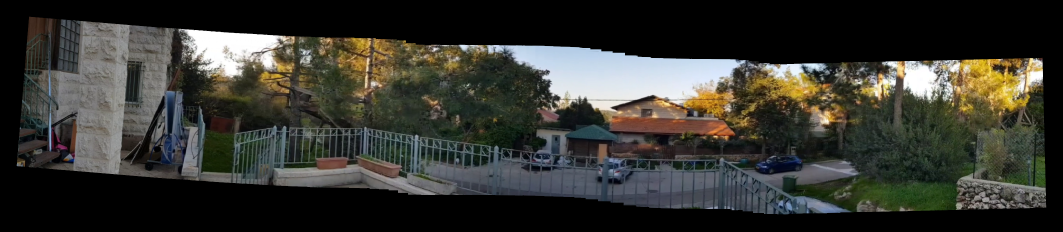
#> input picture assets/garden/original-panorama.png, 3189 x 696 px (shown at 1/3 size)
$ python export_sweep_video.py ../assets/garden/original-panorama.png --output out.png
#> lines starting #> are read from the running program, lines starting #| are printed output that depends on the picture
### src/video_mosaicing/pipeline.py
"""Motion-selected video -> locally rectified manifold panorama."""
from dataclasses import asdict, dataclass, field
from itertools import chain

import cv2
import numpy as np

from .geometry import project, render_rectified
from .registration import MotionError, RegistrationConfig, detect, estimate_features


@dataclass(frozen=True)
class MosaicConfig:
    registration: RegistrationConfig = field(default_factory=RegistrationConfig)
    alpha: float = .5
    min_step_px: float = 6.
    max_step_fraction: float = .15
    max_selected: int = 1500
    exposure: bool = False
    blend_width: int = 0
    active_area: tuple | None = None  # fractional left, top, right, bottom

    def __post_init__(self):
        if not 0 <= self.alpha <= 1: raise ValueError("alpha must be in [0,1]")
        if self.min_step_px < .5 or not 0 < self.max_step_fraction <= .5 or self.max_selected < 2:
            raise ValueError("Invalid motion-selection limits")
        if self.blend_width < 0 or self.blend_width > 16:
            raise ValueError("blend_width must be between 0 and 16 pixels")
        if self.active_area is not None:
            l,t,r,b = self.active_area
            if not (0<=l<r<=1 and 0<=t<b<=1): raise ValueError("Invalid fractional active area")


def active_bounds(shape,area=None):
    h,w = shape[:2]
    l,t,r,b = area or (0,0,1,1)
    return tuple(int(round(x)) for x in (l*w,t*h,r*w,b*h))


def crop_active(frame,area=None):
    l,t,r,b = active_bounds(frame.shape,area)
    return frame[t:b,l:r].copy() if area is not None else frame


def thumbnail_difference(a,b):
    x = cv2.resize(a,(64,48),interpolation=cv2.INTER_AREA).astype(float)
    y = cv2.resize(b,(64,48),interpolation=cv2.INTER_AREA).astype(float)
    return float(np.mean(np.abs(x-y)))


# [21 lines left out: functions orientation, orient, restore, not called in this run]


@dataclass
class PreparedScan:
    frames: list
    indices: list
    homographies: list
    direction: str
    orientation_matrix: np.ndarray
    evidence: dict


def prepare_scan(records,config=MosaicConfig()):
    """Consume (source_index, BGR frame) records without retaining the full video.

    Near-identical frames are discarded cheaply. Every useful candidate is
    registered against the last selected frame, so small motions accumulate
    until the requested spacing is reached. An unsupported gap stops the run;
    it is never silently bridged by a guessed transform.
    """
    iterator = iter(records)
    try: first_index,first = next(iterator)
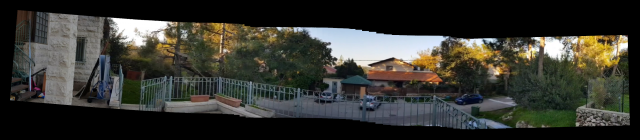
#> first: shape (140, 640, 3); mean B, G, R 48.7, 54.6, 54.5
#> first_index = 0
    except StopIteration: raise ValueError("No decodable frames") from None
    original_shape = first.shape
#> original_shape = (140, 640, 3)
    bounds = active_bounds(original_shape,config.active_area)
#> bounds = (0, 0, 640, 140)
    first = crop_active(first,config.active_area)
    shape = first.shape
#> shape = (140, 640, 3)
    if len(shape)!=3 or shape[2]!=3 or min(shape[:2])<32 or first.dtype!=np.uint8:
        raise ValueError("Expected uint8 BGR frames at least 32 pixels per side")
    def check(record):
        index,frame = record
        if frame.shape!=original_shape or frame.dtype!=np.uint8: raise ValueError("Frame shape or dtype changed within shot")
        return index,crop_active(frame,config.active_area)
    initial_features = detect(first,config.registration)
    if len(initial_features.xy) < config.registration.min_matches:
        raise MotionError("First frame has insufficient textured features",dict(source_index=int(first_index),features=len(initial_features.xy)))
    skipped, decoded = [],1
    direction = None
    for raw in iterator:
        index,frame = check(raw); decoded += 1
        if thumbnail_difference(first,frame)<.5:
            skipped.append(dict(source_index=int(index),reason="near_duplicate")); continue
        try:
            initial_h,initial_evidence = estimate_features(initial_features,detect(frame,config.registration),shape[:2],config.registration)
        except MotionError as error:
            error.evidence.update(source_indices=[int(first_index),int(index)])
            raise
        if np.linalg.norm(initial_evidence['center_displacement']) < .75:
            skipped.append(dict(source_index=int(index),reason="subpixel_motion")); continue
        direction,q = orientation(initial_h,shape[:2])
        second = (index,raw[1])
        break
    if direction is None: raise MotionError("No observable scan motion",dict(decoded_frames=decoded,skipped=skipped))
    selected = [orient(first,direction)]
    indices = [int(first_index)]
    previous_features = detect(selected[0],config.registration)
    homographies, pairs = [],[]
    last_record = None
    last_estimate = None
    pending = chain([second],iterator)
    for raw in pending:
        index,raw_frame = check(raw)
        if index != second[0]: decoded += 1
        frame = orient(raw_frame,direction)
        last_record = (index,frame)
        if thumbnail_difference(selected[-1],frame)<.5:
            skipped.append(dict(source_index=int(index),reason="near_duplicate")); last_estimate=None; continue
        features = detect(frame,config.registration)
        try: m,evidence = estimate_features(previous_features,features,frame.shape[:2],config.registration,
                                           strip_alpha=(1-config.alpha if direction in ("RL","BT") else config.alpha))
        except MotionError as error:
            error.evidence.update(source_indices=[indices[-1],int(index)])
            raise
        dx,dy = evidence['center_displacement']
        if dx > config.min_step_px:
            raise MotionError("Camera reversed direction; split the shot",dict(source_indices=[indices[-1],int(index)],center_displacement=[dx,dy]))
        if -dx > config.max_step_fraction*frame.shape[1]:
            raise MotionError("Motion gap is too wide; provide denser source frames",dict(source_indices=[indices[-1],int(index)],center_displacement=[dx,dy]))
        last_estimate = (m,evidence,features)
        if -dx < config.min_step_px:
            skipped.append(dict(source_index=int(index),reason="small_motion",displacement_px=float(-dx))); continue
        selected.append(frame); indices.append(int(index)); homographies.append(m)
        evidence.update(source_indices=[indices[-2],indices[-1]])
        pairs.append(evidence); previous_features=features; last_estimate=None
        if len(selected)>config.max_selected:
            raise MotionError("Selected-frame limit reached; split the shot",dict(max_selected=config.max_selected))
    if last_estimate is not None and last_record[0] != indices[-1]:
        m,evidence,_ = last_estimate
        if -evidence['center_displacement'][0] >= .75:
            selected.append(last_record[1]); indices.append(int(last_record[0])); homographies.append(m)
            evidence.update(source_indices=[indices[-2],indices[-1]])
            pairs.append(evidence)
            skipped = [s for s in skipped if s['source_index'] != indices[-1]]
    if len(selected)<2: raise MotionError("Scan displacement is too small",dict(decoded_frames=decoded))
    cropping = np.array([[1,0,-bounds[0]],[0,1,-bounds[1]],[0,0,1.]])
    return PreparedScan(selected,indices,homographies,direction,q@cropping,
                        dict(selected_source_indices=indices,decoded_frames=decoded,skipped=skipped,pairs=pairs,
                             input_frame_hw=list(original_shape[:2]),active_bounds=list(bounds),
                             registration_config=asdict(config.registration),selection_config=dict(min_step_px=config.min_step_px,max_step_fraction=config.max_step_fraction)))


# [57 lines left out: functions render_scan, _restore_result, render_scan_sweep, not called in this run]


def build_mosaic(records,config=MosaicConfig()):
    return render_scan(prepare_scan(records,config),config)


# [4 lines left out: function mosaic, not called in this run]

### src/video_mosaicing/registration.py
"""Robust, spatially checked motion with reserved correspondence evaluation."""
from dataclasses import dataclass

import cv2
import numpy as np

from .geometry import GeometryError, checked_homography, project, symmetric_pair


class MotionError(ValueError):
    def __init__(self, message, evidence=None):
        super().__init__(message)
        self.evidence = evidence or {}


@dataclass(frozen=True)
class RegistrationConfig:
    features: int = 2400
    ratio: float = .75
    ransac_px: float = 2.0
    min_matches: int = 24
    min_inliers: int = 15
    min_cells: int = 4
    min_span_x: float = .30
    min_span_y: float = .20
    max_median_px: float = 1.5
    min_validation_fraction: float = .50
    seed: int = 47
    model: str = "auto"

    def __post_init__(self):
        if self.model not in ("auto","rigid","similarity","affine","homography"):
            raise ValueError("Unknown registration model")
        if self.features < 32 or not 0 < self.ratio < 1 or self.min_matches < 12:
            raise ValueError("Invalid feature settings")


@dataclass
class Features:
    xy: np.ndarray
    descriptors: np.ndarray | None


def detect(frame, cfg=RegistrationConfig()):
    gray = cv2.cvtColor(frame,cv2.COLOR_BGR2GRAY) if frame.ndim == 3 else frame
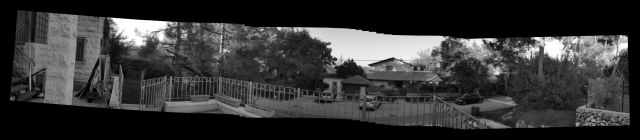
#> gray: shape (140, 640); min 0, max 255, mean 53.9
    sift = cv2.SIFT_create(nfeatures=cfg.features)
    keypoints, descriptors = sift.detectAndCompute(gray,None)
#> keypoints = 758 keypoints; strongest (x, y, size): (133, 31, 21.3), (622, 44, 9.7), (279, 28, 2.5), (354, 46, 29.1)
    xy = np.array([p.pt for p in keypoints],float).reshape(-1,2)
#> xy = 758 pairs, first value 13.1 to 630.4, second value 11.72 to 130.2
    return Features(xy,descriptors)


# [109 lines left out: functions correspondences, fit_rigid, support, fit_candidate, estimate_features, not called in this run]


def estimate_motion(a,b,cfg=RegistrationConfig()):
    return estimate_features(detect(a,cfg),detect(b,cfg),a.shape[:2],cfg)

### src/video_mosaicing/io.py
"""Sequential decoding and reproducible result bundles."""
import hashlib
import json
from pathlib import Path

import cv2
import numpy as np


def iter_frames(path,max_side=640,*,stride=1):
    path = Path(path)
    if max_side < 32 or stride < 1: raise ValueError("max_side >= 32 and stride >= 1 required")
    def resize(frame):
        if frame is None: raise ValueError("An image could not be decoded")
        scale = min(1.,max_side/max(frame.shape[:2]))
        return cv2.resize(frame,(round(frame.shape[1]*scale),round(frame.shape[0]*scale)),interpolation=cv2.INTER_AREA) if scale<1 else frame
    if path.is_dir():
        files = sorted(p for p in path.iterdir() if p.suffix.lower() in ('.png','.jpg','.jpeg'))
        for index in range(0,len(files),stride): yield index,resize(cv2.imread(str(files[index])))
        return
    cap = cv2.VideoCapture(str(path))
    if not cap.isOpened(): raise ValueError(f"Cannot open video: {path.name}")
    index = 0
    try:
        while True:
            ok,frame = cap.read()
            if not ok: break
            if index%stride==0: yield index,resize(frame)
            index += 1
        declared = int(cap.get(cv2.CAP_PROP_FRAME_COUNT))
        if declared > 0 and index < declared-1:
            raise ValueError(f"Decode stopped early at frame {index} of {declared}")
    finally: cap.release()


# [18 lines left out: functions input_digest, save_result, not called in this run]

### experiments/export_sweep_video.py
"""Export real pipeline panoramas as a full-canvas H.264 viewpoint-sweep video.

Requires FFmpeg on PATH. Views share a fixed rectified atlas; source observations
change while the output coordinates stay fixed. No morphing between views.
"""
import argparse
import json
from pathlib import Path
import subprocess

import cv2
import numpy as np

from video_mosaicing.io import input_digest, iter_frames, save_result
from video_mosaicing.pipeline import MosaicConfig, prepare_scan, render_scan_sweep


def encode_views(images, output, fps=30):
    """Encode BGR images at their native pixel scale, with padding only."""
    height = max(im.shape[0] for im in images)
    width = max(im.shape[1] for im in images)
    height += height % 2
    width += width % 2
    sequence = list(range(len(images))) + list(range(len(images)-2, 0, -1))
    command = ['ffmpeg', '-hide_banner', '-loglevel', 'error', '-y',
               '-f', 'rawvideo', '-pix_fmt', 'bgr24', '-s', f'{width}x{height}',
               '-r', str(fps), '-i', 'pipe:0', '-an', '-c:v', 'libx264',
               '-crf', '20', '-pix_fmt', 'yuv420p', '-movflags', '+faststart', str(output)]
    with subprocess.Popen(command, stdin=subprocess.PIPE) as process:
        for index in sequence:
            image = images[index]
            canvas = np.zeros((height, width, 3), np.uint8)
            canvas[:image.shape[0], :image.shape[1]] = image
            process.stdin.write(canvas.tobytes())
        process.stdin.close()
        if process.wait():
            raise RuntimeError('FFmpeg could not encode the sweep')
    return dict(canvas_hw=[height, width], fps=fps, sequence=sequence,
                presentation='Native pixel scale; black padding only; no interpolated or fabricated views')


def main():
    parser = argparse.ArgumentParser(description=__doc__)
    parser.add_argument('input', type=Path)
    parser.add_argument('--output', type=Path, required=True)
    parser.add_argument('--active-area', type=float, nargs=4)
    parser.add_argument('--steps', type=int, default=101)
    parser.add_argument('--fps', type=int, default=30)
    parser.add_argument('--max-side', type=int, default=640)
    args = parser.parse_args()
    if args.steps < 2 or args.fps < 1:
        parser.error('At least two views and a positive frame rate are required')
    if args.output.exists() and any(args.output.iterdir()):
        parser.error('Output directory must be empty')
    args.output.mkdir(parents=True, exist_ok=True)
    cv2.setNumThreads(1)
    cv2.setRNGSeed(47)
    cfg = MosaicConfig(active_area=tuple(args.active_area) if args.active_area else None)
    scan = prepare_scan(iter_frames(args.input, args.max_side), cfg)
#> the loop in prepare_scan, `for raw in iterator:` made 29 passes
#> pass 1, in thumbnail_difference, `x = cv2.resize(a,(64,48),interpolation=cv2.INTER_AREA).astype(float)`:
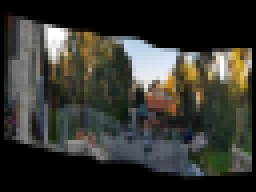
#> x: shape (48, 64, 3) float64 (shown 4 times larger); mean B, G, R 48.7, 54.6, 54.5
#> after the loop in prepare_scan, `for raw in iterator:`: decoded = 30; skipped = 29 items
    digest = input_digest(args.input)
    images = []
    alphas = np.linspace(.1, .9, args.steps)
    for index, (alpha,result) in enumerate(zip(alphas,render_scan_sweep(scan,alphas,cfg))):
        result.evidence.update(input_name=args.input.name, input_sha256=digest, max_side=args.max_side)
        save_result(result, args.output/f'view-{index:02d}', provenance=False)
        images.append(result.image)
    evidence = encode_views(images, args.output/'sweep.mp4', args.fps)
    evidence.update(input_name=args.input.name, input_sha256=digest, anchors=alphas.tolist(),
                    selected_source_indices=scan.indices,method='fixed_rectified_atlas_sweep',reference_alpha=.5)
    (args.output/'video.json').write_text(json.dumps(evidence, indent=2)+'\n', encoding='utf-8')
    print(f'Encoded {len(images)} actual pipeline views in {args.output}')


if __name__ == '__main__':
    main()
